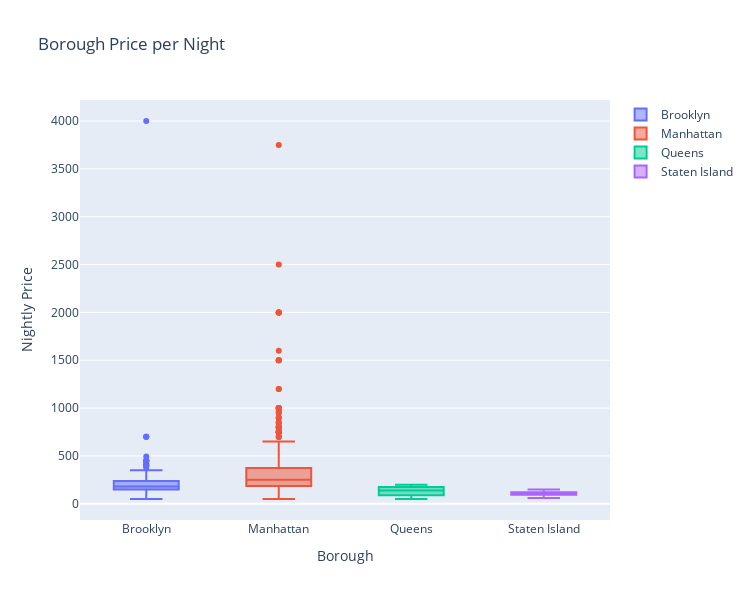

Notebook cell for this chart:
### Markdown cell above
Previoulsy, we have analyzed the distribution of the properties based on zipcodes. This time, let's explore the distribution based on the boroughs.

### Code cell
nghbr_price = zlw_bnb[['neighbourhood_group_cleansed','zipcode','price']]

tab = []

for tag, mark in nghbr_price.groupby('neighbourhood_group_cleansed'):
    tab.append(plot_go.Box(y = mark.price, name = tag))

box_fig = plot_go.Layout(height = 600, width = 750, xaxis = dict(title='Borough'), yaxis = dict(title='Nightly Price'),
                   title = 'Borough Price per Night')
box_chart = plot_go.Figure(data = tab, layout = box_fig)
iplot(box_chart)

### Figure 1 — Plotly figure (JSON) as saved in the notebook; plotly's stock layout.template omitted (floating-point values rounded to 4 significant figures; data arrays with more than 128 entries replaced by an {"elided": "..."} marker saying what was removed)
{"data": [{"name": "Brooklyn", "type": "box", "y": {"elided": "401 int values"}}, {"name": "Manhattan", "type": "box", "y": {"elided": "686 int values"}}, {"name": "Queens", "type": "box", "y": [200, 150, 50, 130]}, {"name": "Staten Island", "type": "box", "y": [68, 105, 75, 95, 110, 129, 150, 60, 122, 95, 99, 120, 100, 115]}], "layout": {"height": 600, "title": {"text": "Borough Price per Night"}, "width": 750, "xaxis": {"title": {"text": "Borough"}}, "yaxis": {"title": {"text": "Nightly Price"}}}}
